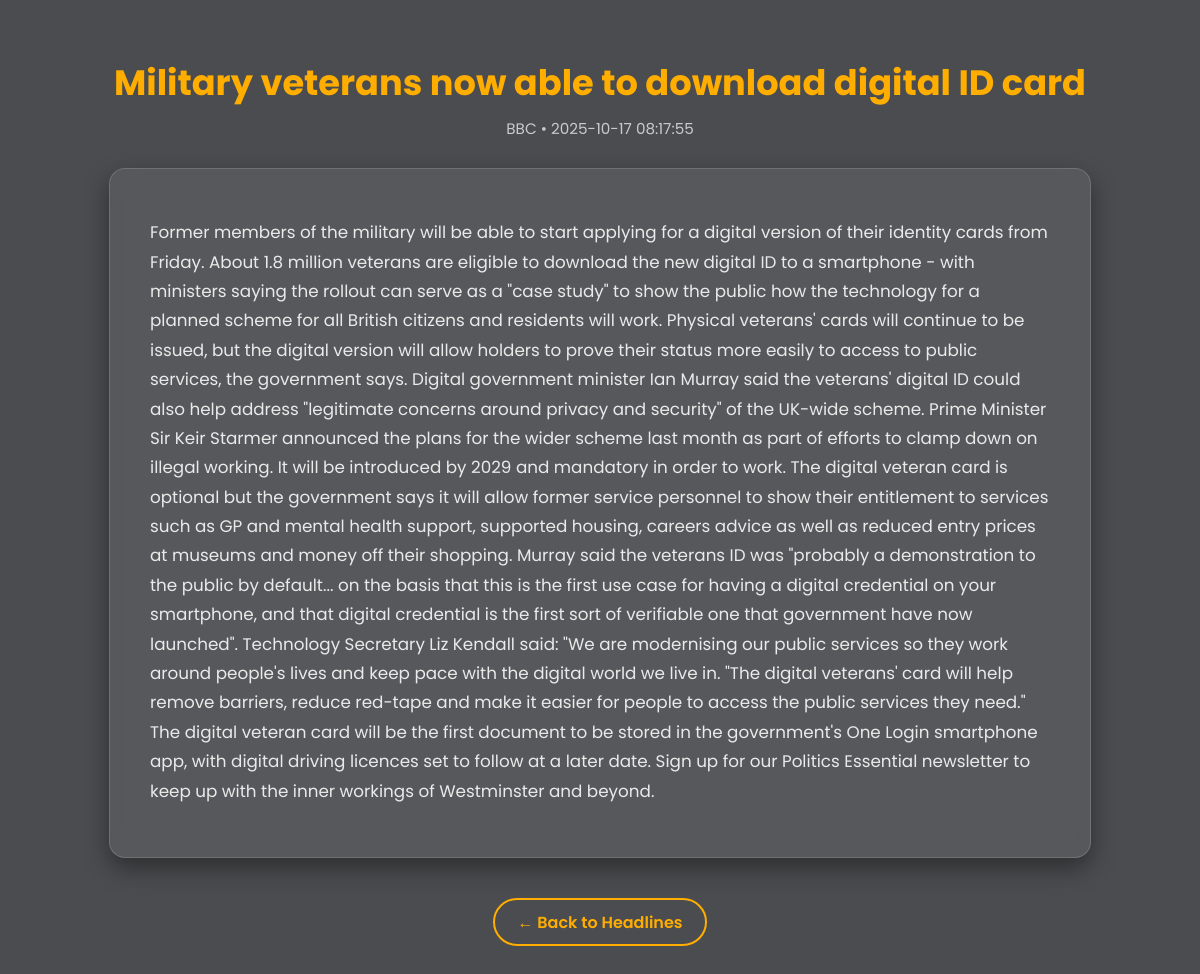
The app's page /article/13 with its own data.
### app.py (models this page shows)
class News(db.Model):
    id = db.Column(db.Integer, primary_key=True)
    title = db.Column(db.String(255), unique=True)
    url = db.Column(db.String(255))
    source = db.Column(db.String(50))
    fetched_at = db.Column(db.DateTime, default=datetime.utcnow)
    content = db.Column(db.Text)

### app.py (the view)
@app.route("/article/<int:article_id>")
def article(article_id):
    article = News.query.get_or_404(article_id)
    return render_template("article.html", article=article)

### templates/article.html (shortened to what this page needs)
<!DOCTYPE html>
<html lang="en">
<head>
</head>
<body>
    <h1>{{ article.title }}</h1>
    <div class="meta">{{ article.source }} • {{ article.fetched_at.strftime("%Y-%m-%d %H:%M:%S") }}</div>
    <div class="content">
        {% for paragraph in article.content.split('\n') %}
            {% if paragraph.strip() %}
                <p>{{ paragraph.strip() }}</p>
            {% endif %}
        {% endfor %}
    </div>
    <a href="{{ url_for('home') }}" class="back-btn">← Back to Headlines</a>
</body>
</html>

### records on screen
News: title "Military veterans now able to download digital ID card", source "BBC", fetched_at "2025-10-17 08:17:55", strip "Former members of the military will be able to start applying for a digital version of their identity cards from Friday. About 1.8 million veterans are eligible to download the new digital ID to a smartphone - with ministers saying the rollout can serve as a \"case study\" to show the public how the technology for a planned scheme for all British citizens and residents will work. Physical veterans' cards will continue to be issued, but the digital version will allow holders to prove their status more easily to access to public services, the government says. Digital government minister Ian Murray said the veterans' digital ID could also help address \"legitimate concerns around privacy and…"
